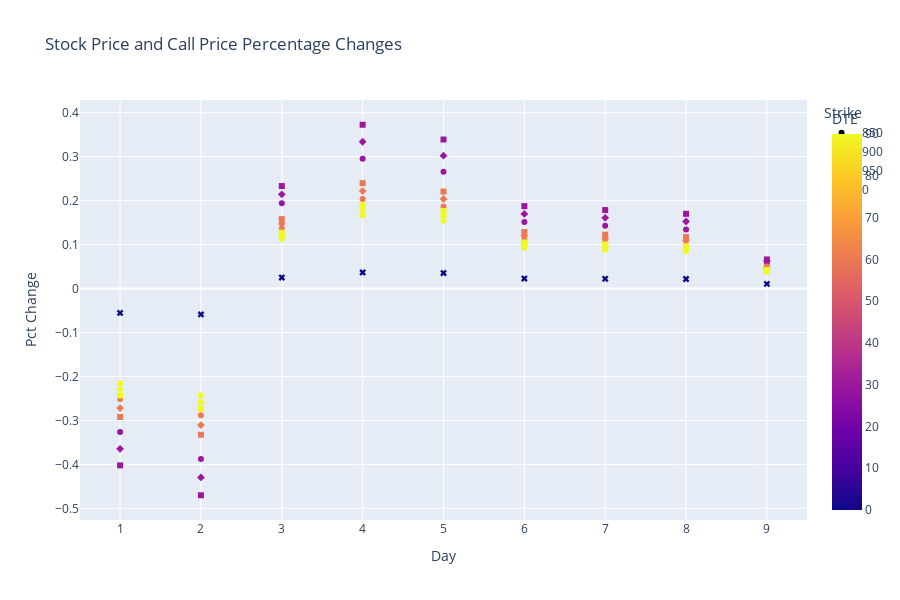

The notebook cell this image was saved under:
### Code cell
import numpy as np
import pandas as pd
from scipy.stats import norm
import plotly.express as px

# ... (previous code remains the same)

# Example usage
r = 0.01  # 無風險利率（1%）
# sigma = 0.2  # 波動率（20%）
sigma = None
prices = [900, 850, 800, 820, 850, 880, 900, 920, 940, 950]  # Stock prices for 10 days
strikes = [850, 900, 950]  # Multiple strike prices
days_to_expire = [30, 60, 90]  # Multiple expiration dates (in days)

daily_returns = calculate_daily_returns(prices)

df = calculate_call_prices(prices, strikes, days_to_expire, r, sigma)

# Create a new DataFrame with stock price percentage changes
stock_df = pd.DataFrame(
    {
        "Day": range(1, len(prices)),
        "Stock Price Pct Change": daily_returns,
        "Expire": 0,  # Set a default value for Expire column
        "Strike": 0,  # Set a default value for Strike column
    }
)

# Combine the stock and call price DataFrames
combined_df = pd.concat([df, stock_df], axis=0)

# print(combined_df)

# Create the scatter chart using Plotly Express
fig = px.scatter(
    combined_df,
    x="Day",
    y=["Call Price Pct Change", "Stock Price Pct Change"],
    color="Expire",
    symbol="Strike",
    hover_data={"Call Price": ":.2f", "Strike": True, "Expire": True},
    labels={"Day": "Day", "value": "Pct Change", "Expire": "DTE", "Strike": "Strike"},
    title="Stock Price and Call Price Percentage Changes",
    height=600,
)

fig.show()

### Figure 1 — Plotly figure (JSON) as saved in the notebook; plotly's stock layout.template omitted (floating-point values rounded to 4 significant figures; data arrays with more than 128 entries replaced by an {"elided": "..."} marker saying what was removed)
{"data": [{"customdata": {"elided": "54x3 float values"}, "hovertemplate": "Strike=%{customdata[1]}<br>Day=%{x}<br>Pct Change=%{y}<br>Call Price=%{customdata[0]:.2f}<br>DTE=%{marker.color}<extra></extra>", "legendgroup": "850", "marker": {"color": [30, 30, 30, 30, 30, 30, 30, 30, 30, 60, 60, 60, 60, 60, 60, 60, 60, 60, 90, 90, 90, 90, 90, 90, 90, 90, 90, 30, 30, 30, 30, 30, 30, 30, 30, 30, 60, 60, 60, 60, 60, 60, 60, 60, 60, 90, 90, 90, 90, 90, 90, 90, 90, 90], "coloraxis": "coloraxis", "symbol": "circle"}, "mode": "markers", "name": "850", "orientation": "v", "showlegend": true, "type": "scatter", "x": [1, 2, 3, 4, 5, 6, 7, 8, 9, 1, 2, 3, 4, 5, 6, 7, 8, 9, 1, 2, 3, 4, 5, 6, 7, 8, 9, 1, 2, 3, 4, 5, 6, 7, 8, 9, 1, 2, 3, 4, 5, 6, 7, 8, 9, 1, 2, 3, 4, 5, 6, 7, 8, 9], "xaxis": "x", "y": [-0.3266, -0.3878, 0.194, 0.295, 0.2656, 0.1512, 0.1426, 0.1345, 0.05766, -0.2513, -0.288, 0.1369, 0.2035, 0.1866, 0.1103, 0.1049, 0.09981, 0.04419, -0.2152, -0.2427, 0.1127, 0.1665, 0.1541, 0.09259, 0.08846, 0.08459, 0.03811, null, null, null, null, null, null, null, null, null, null, null, null, null, null, null, null, null, null, null, null, null, null, null, null, null, null, null], "yaxis": "y"}, {"customdata": {"elided": "54x3 float values"}, "hovertemplate": "Strike=%{customdata[1]}<br>Day=%{x}<br>Pct Change=%{y}<br>Call Price=%{customdata[0]:.2f}<br>DTE=%{marker.color}<extra></extra>", "legendgroup": "900", "marker": {"color": [30, 30, 30, 30, 30, 30, 30, 30, 30, 60, 60, 60, 60, 60, 60, 60, 60, 60, 90, 90, 90, 90, 90, 90, 90, 90, 90, 30, 30, 30, 30, 30, 30, 30, 30, 30, 60, 60, 60, 60, 60, 60, 60, 60, 60, 90, 90, 90, 90, 90, 90, 90, 90, 90], "coloraxis": "coloraxis", "symbol": "diamond"}, "mode": "markers", "name": "900", "orientation": "v", "showlegend": true, "type": "scatter", "x": [1, 2, 3, 4, 5, 6, 7, 8, 9, 1, 2, 3, 4, 5, 6, 7, 8, 9, 1, 2, 3, 4, 5, 6, 7, 8, 9, 1, 2, 3, 4, 5, 6, 7, 8, 9, 1, 2, 3, 4, 5, 6, 7, 8, 9, 1, 2, 3, 4, 5, 6, 7, 8, 9], "xaxis": "x", "y": [-0.3646, -0.4297, 0.2143, 0.3339, 0.3023, 0.1697, 0.1609, 0.1525, 0.06267, -0.2719, -0.3106, 0.1476, 0.2217, 0.2037, 0.1196, 0.1139, 0.1085, 0.04719, -0.2293, -0.2581, 0.1199, 0.1783, 0.1652, 0.09881, 0.09448, 0.09041, 0.04026, null, null, null, null, null, null, null, null, null, null, null, null, null, null, null, null, null, null, null, null, null, null, null, null, null, null, null], "yaxis": "y"}, {"customdata": {"elided": "54x3 float values"}, "hovertemplate": "Strike=%{customdata[1]}<br>Day=%{x}<br>Pct Change=%{y}<br>Call Price=%{customdata[0]:.2f}<br>DTE=%{marker.color}<extra></extra>", "legendgroup": "950", "marker": {"color": [30, 30, 30, 30, 30, 30, 30, 30, 30, 60, 60, 60, 60, 60, 60, 60, 60, 60, 90, 90, 90, 90, 90, 90, 90, 90, 90, 30, 30, 30, 30, 30, 30, 30, 30, 30, 60, 60, 60, 60, 60, 60, 60, 60, 60, 90, 90, 90, 90, 90, 90, 90, 90, 90], "coloraxis": "coloraxis", "symbol": "square"}, "mode": "markers", "name": "950", "orientation": "v", "showlegend": true, "type": "scatter", "x": [1, 2, 3, 4, 5, 6, 7, 8, 9, 1, 2, 3, 4, 5, 6, 7, 8, 9, 1, 2, 3, 4, 5, 6, 7, 8, 9, 1, 2, 3, 4, 5, 6, 7, 8, 9, 1, 2, 3, 4, 5, 6, 7, 8, 9, 1, 2, 3, 4, 5, 6, 7, 8, 9], "xaxis": "x", "y": [-0.4022, -0.4702, 0.2332, 0.3726, 0.3391, 0.1874, 0.1785, 0.17, 0.06619, -0.2921, -0.3326, 0.1581, 0.2399, 0.2207, 0.1287, 0.1228, 0.1172, 0.04992, -0.2432, -0.2732, 0.127, 0.19, 0.1762, 0.1049, 0.1004, 0.09613, 0.0423, null, null, null, null, null, null, null, null, null, null, null, null, null, null, null, null, null, null, null, null, null, null, null, null, null, null, null], "yaxis": "y"}, {"customdata": [[null, 0, 0], [null, 0, 0], [null, 0, 0], [null, 0, 0], [null, 0, 0], [null, 0, 0], [null, 0, 0], [null, 0, 0], [null, 0, 0], [null, 0, 0], [null, 0, 0], [null, 0, 0], [null, 0, 0], [null, 0, 0], [null, 0, 0], [null, 0, 0], [null, 0, 0], [null, 0, 0]], "hovertemplate": "Strike=%{customdata[1]}<br>Day=%{x}<br>Pct Change=%{y}<br>Call Price=%{customdata[0]:.2f}<br>DTE=%{marker.color}<extra></extra>", "legendgroup": "0", "marker": {"color": [0, 0, 0, 0, 0, 0, 0, 0, 0, 0, 0, 0, 0, 0, 0, 0, 0, 0], "coloraxis": "coloraxis", "symbol": "x"}, "mode": "markers", "name": "0", "orientation": "v", "showlegend": true, "type": "scatter", "x": [1, 2, 3, 4, 5, 6, 7, 8, 9, 1, 2, 3, 4, 5, 6, 7, 8, 9], "xaxis": "x", "y": [null, null, null, null, null, null, null, null, null, -0.05556, -0.05882, 0.025, 0.03659, 0.03529, 0.02273, 0.02222, 0.02174, 0.01064], "yaxis": "y"}], "layout": {"coloraxis": {"colorbar": {"title": {"text": "DTE"}}, "colorscale": [[0, "#0d0887"], [0.1111, "#46039f"], [0.2222, "#7201a8"], [0.3333, "#9c179e"], [0.4444, "#bd3786"], [0.5556, "#d8576b"], [0.6667, "#ed7953"], [0.7778, "#fb9f3a"], [0.8889, "#fdca26"], [1, "#f0f921"]]}, "height": 600, "legend": {"title": {"text": "Strike"}, "tracegroupgap": 0}, "title": {"text": "Stock Price and Call Price Percentage Changes"}, "xaxis": {"anchor": "y", "domain": [0, 1], "title": {"text": "Day"}}, "yaxis": {"anchor": "x", "domain": [0, 1], "title": {"text": "Pct Change"}}}}
